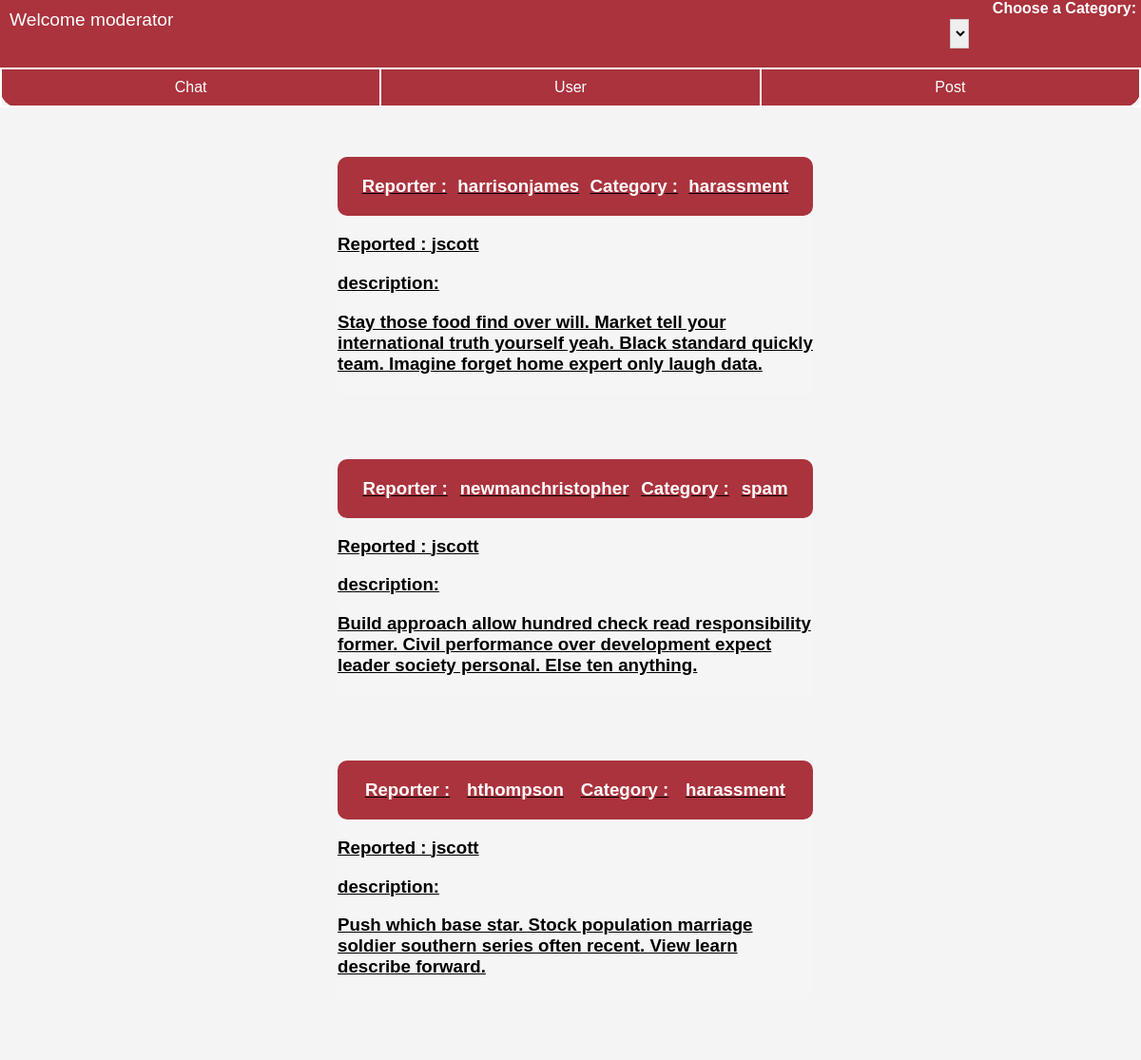
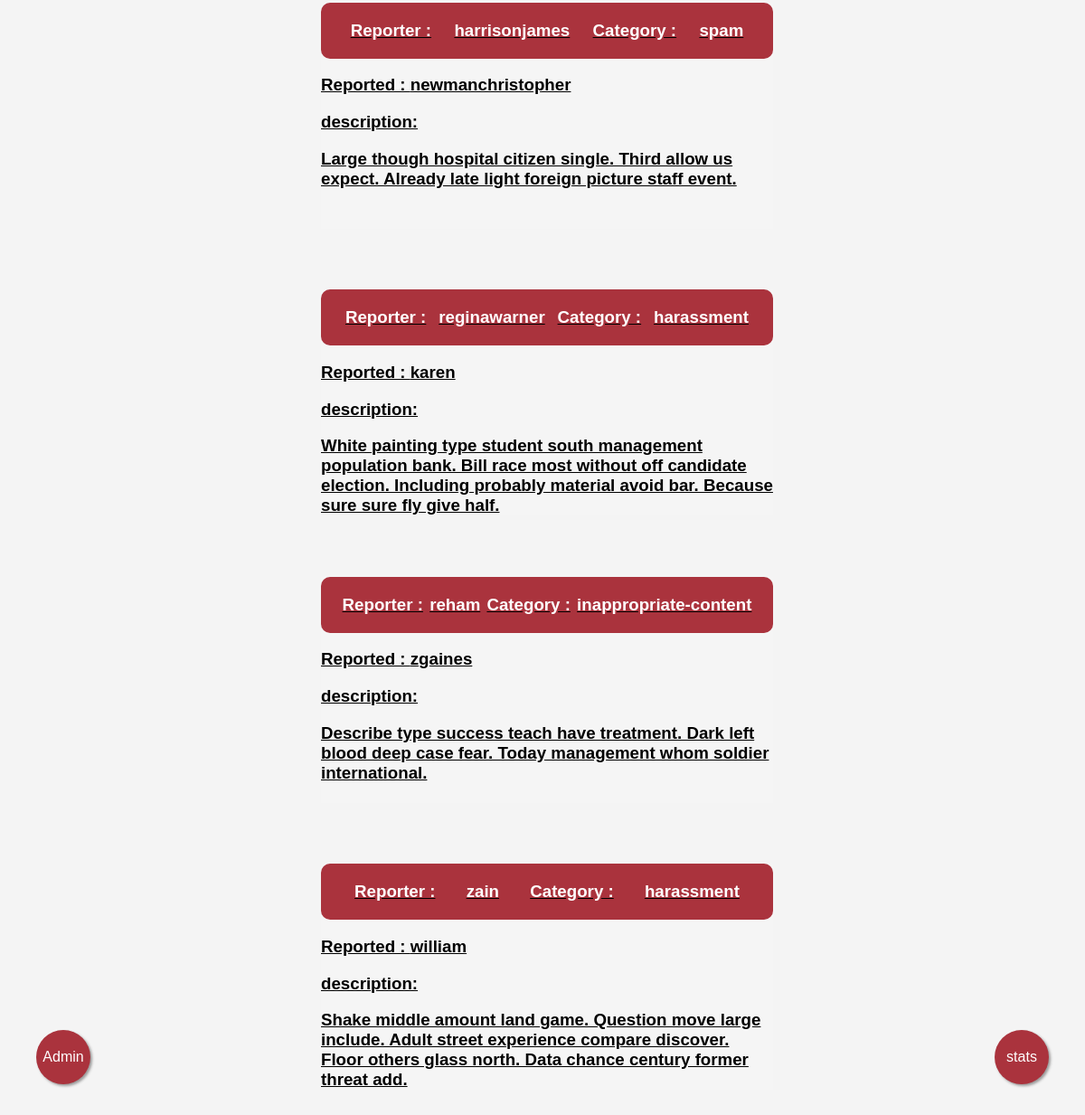
The page /report/ (signed in) on the database its author committed (2 pictures, top to bottom).
### accounts/models.py (models this page shows, shortened)
class CustomUser(AbstractUser):
    email = models.EmailField(blank=False, null=False, unique=True)
    profile_image = models.ImageField(default='profile_images/default.png', upload_to='profile_images/', blank=True, null=True)
    birth_date = models.DateField(blank=True, null=True)
    phone_number = PhoneNumberField(blank=True, null=True)
    gender = models.CharField(blank=True, null=True, max_length=1, choices=GENDER_CHOICES)
    role = models.CharField(max_length=25, choices=ROLE, default='regular-user')
    is_online = models.BooleanField(default=False)
    last_online = models.DateTimeField(blank=True, null=True)
    is_banned = models.BooleanField(default=False)
    def __str__(self):
        return self.username

### report/models.py (models this page shows, shortened)
class Report(models.Model):
    reporter = models.ForeignKey(CustomUser, on_delete=models.CASCADE, related_name='reporter')
    type = models.CharField(max_length=25, choices=TYPE)
    category = models.CharField(max_length=25, choices=CATEGORY)
    reported_user = models.ForeignKey(CustomUser, on_delete=models.CASCADE, related_name='reported_user')
    description = models.TextField(null=True, blank=True)
    status = models.CharField(max_length=25, choices=STATUS, default='pending')
    reported_post = models.ForeignKey(Post, on_delete=models.SET_NULL, related_name='reported_post', null=True, blank=True)
    reported_chat = models.ForeignKey(Chat, on_delete=models.PROTECT, related_name='reported_chat', null=True, blank=True)
    moderator = models.ForeignKey(CustomUser, on_delete=models.CASCADE, related_name='moderator', null=True, blank=True)
    moderator_comment = models.TextField(null=True, blank=True)
    created_at = models.DateTimeField(auto_now_add=True)
    updated_at = models.DateTimeField(auto_now=True)

### report/views.py (the view)
# urls.py: path('', views.ReportList.as_view(), name='reports'), # '/report/?status=pending&type=user'
class ReportList(LoginRequiredMixin, PermissionRequiredMixin, generic.ListView):
    model = Report
    template_name = 'report/report_list.html'
    context_object_name = 'reports'
    permission_required = 'report.view_report'
    def get_queryset(self):
        user_role = self.request.user.role
        if user_role == 'moderator':
            status = 'pending'
        elif user_role == 'admin':
            status = self.request.GET.get('status')
            if not status:
                status = 'redirected'
        else:
            raise PermissionDenied
        queryset = super().get_queryset()
        type = self.request.GET.get('type')
        category = self.request.GET.get('category')
        if status:
            queryset = queryset.filter(status=status)
        if type:
            queryset = queryset.filter(type=type)
        if category:
            queryset = queryset.filter(category=category)
        return queryset

### report/templates/report/report_list.html (shortened to what this page needs)
{% extends 'report_base.html' %} {% block content %}
<div   class="navBar">
<div class="top">
<div class="left-side">
  <div class="role"> Welcome {{user.role}}</div>
</div>
<div class="category-dropdown">
  <label for="reportCategory" style="font-size: 1rem; padding: 5px; font-weight: 800; color: white;">
    Choose a Category:
  </label>
  <select name="reportCategory" id="reportCategory" onchange="Drop()" style="padding: 5px; font-size: 16px; border: 1px solid #ccc;">
    <option value="/report/?" {% if not request.GET.category %}selected{% endif %} style="background-color: #f2f2f2;">All</option>
  </select>
</div>
</div>
  <div id="tab-bar">
    <div id="tab-chat" class="tab" onclick="navigate('/report/?type=chat')">Chat</div>
    <div id="tab-user" class="tab" onclick="navigate('/report/?type=user')">User</div>
    <div id="tab-post" class="tab" onclick="navigate('/report/?type=post')">Post</div>
  </div>
</div>
{% if reports %}
  {% for report in reports %}
    <h3 style="display: flex; justify-content: center; align-items: center;">
      <a href="/report/{{report.id}}" style="color: black; border: opx;">
        <div class="report-container">
          <p  style=" display: flex; justify-content: space-around; background-color: #aa333d; border-radius: 10px; color: white; padding: 20px;"
          ><b>Reporter : </b> {{ report.reporter }} <b>Category : </b> {{ report.category }}</p>
          <p style=" flex-direction:row;">
          <b>Reported : </b> {{ report.reported_user }}
        </p>
          {% if report.description %}<p>description:</p>{% endif %}
          {% if report.description %}<p>{{ report.description }}</p>{% endif %}
        </div>
      </a>
    </h3>
  {% endfor %}
{% else %}
<p>No reports added yet.</p>
{% endif %}
{% endblock %}

### report/templates/report/report_list.html (style rules this page uses)
body { font-family: Arial, sans-serif; background-color: #f4f4f4; margin: 0; }
.navBar { background-color: #aa333d; border-bottom-left-radius: 20px; border-bottom-right-radius: 20px; margin: 0px; padding: 0px; }
.top { display: flex; justify-content: space-between; }
#reportCategory { margin: 20px; width: 20px; float: inline-start; }
.role { color: white; padding-left: 10px; padding-top: 10px; font-size: larger; padding-bottom: 10px; }
#tab-bar { display: flex; justify-content: space-around; border: 1px solid white; }
.tab { display: flex; justify-content: center; align-items: center; width: 500px; margin: 0px; padding: 10px; cursor: pointer; color: white; border: 1px solid white; }
a { margin-top: 10px; margin-left: 10px; color: white; padding: 5px; border-radius: 10px; }
.report-container { background-color: whitesmoke; width: 500px; height: 250px; margin: 10px; border: 0px; flex-direction: column; }

### rows shown on the page
CustomUser: role "moderator"
Report: reporter "harrisonjames", category "harassment", reported_user "jscott", shows "description:", description "Stay those food find over will. Market tell your international truth yourself yeah. Black standard quickly team. Imagine forget home expert only laugh data."
Report: reporter "newmanchristopher", category "spam", reported_user "jscott", shows "description:", description "Build approach allow hundred check read responsibility former. Civil performance over development expect leader society personal. Else ten anything."
Report: reporter "hthompson", category "harassment", reported_user "jscott", shows "description:", description "Push which base star. Stock population marriage soldier southern series often recent. View learn describe forward."
Report: reporter "harrisonjames", category "spam", reported_user "newmanchristopher", shows "description:", description "Large though hospital citizen single. Third allow us expect. Already late light foreign picture staff event."
Report: reporter "reginawarner", category "harassment", reported_user "karen", shows "description:", description "White painting type student south management population bank. Bill race most without off candidate election. Including probably material avoid bar. Because sure sure fly give half."
Report: reporter "reham", category "inappropriate-content", reported_user "zgaines", shows "description:", description "Describe type success teach have treatment. Dark left blood deep case fear. Today management whom soldier international."
Report: reporter "zain", category "harassment", reported_user "william", shows "description:", description "Shake middle amount land game. Question move large include. Adult street experience compare discover. Floor others glass north. Data chance century former threat add."
